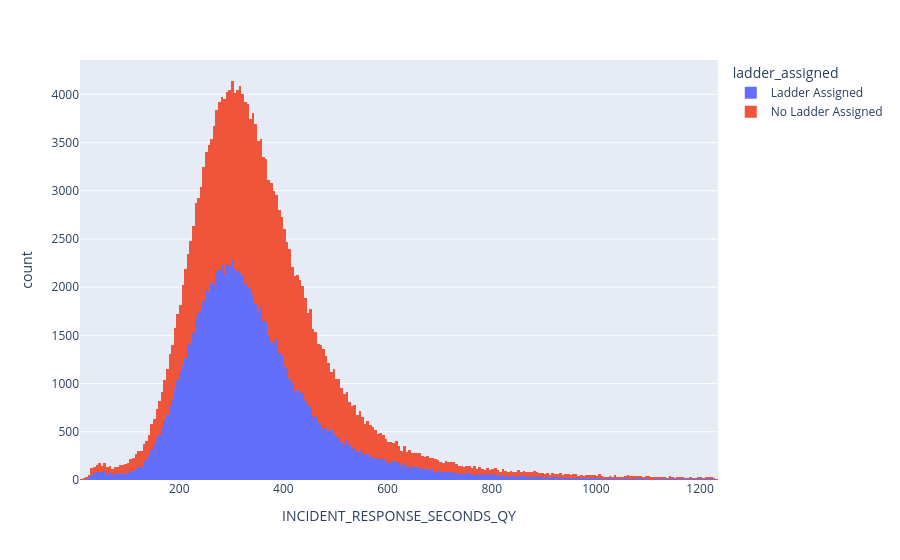

Notebook code for this chart:
### Markdown cell above
Adding a `color` parameter overlays the distributions for each category on the same histogram, making it easy to compare their shapes.

### Code cell
#we can make it more interesting by adding in a categorical variable
fig = px.histogram(df, x='INCIDENT_RESPONSE_SECONDS_QY', color='ladder_assigned')
fig.show()

### Figure 1 — Plotly figure (JSON) as saved in the notebook; plotly's stock layout.template omitted (floating-point values rounded to 4 significant figures; data arrays with more than 128 entries replaced by an {"elided": "..."} marker saying what was removed)
{"data": [{"bingroup": "x", "hovertemplate": "ladder_assigned=Ladder Assigned<br>INCIDENT_RESPONSE_SECONDS_QY=%{x}<br>count=%{y}<extra></extra>", "legendgroup": "Ladder Assigned", "marker": {"color": "#636efa", "pattern": {"shape": ""}}, "name": "Ladder Assigned", "orientation": "v", "showlegend": true, "type": "histogram", "x": {"elided": "108814 int values"}, "xaxis": "x", "yaxis": "y"}, {"bingroup": "x", "hovertemplate": "ladder_assigned=No Ladder Assigned<br>INCIDENT_RESPONSE_SECONDS_QY=%{x}<br>count=%{y}<extra></extra>", "legendgroup": "No Ladder Assigned", "marker": {"color": "#EF553B", "pattern": {"shape": ""}}, "name": "No Ladder Assigned", "orientation": "v", "showlegend": true, "type": "histogram", "x": {"elided": "104998 int values"}, "xaxis": "x", "yaxis": "y"}], "layout": {"barmode": "relative", "legend": {"title": {"text": "ladder_assigned"}, "tracegroupgap": 0}, "margin": {"t": 60}, "xaxis": {"anchor": "y", "domain": [0, 1], "title": {"text": "INCIDENT_RESPONSE_SECONDS_QY"}}, "yaxis": {"anchor": "x", "domain": [0, 1], "title": {"text": "count"}}}}
